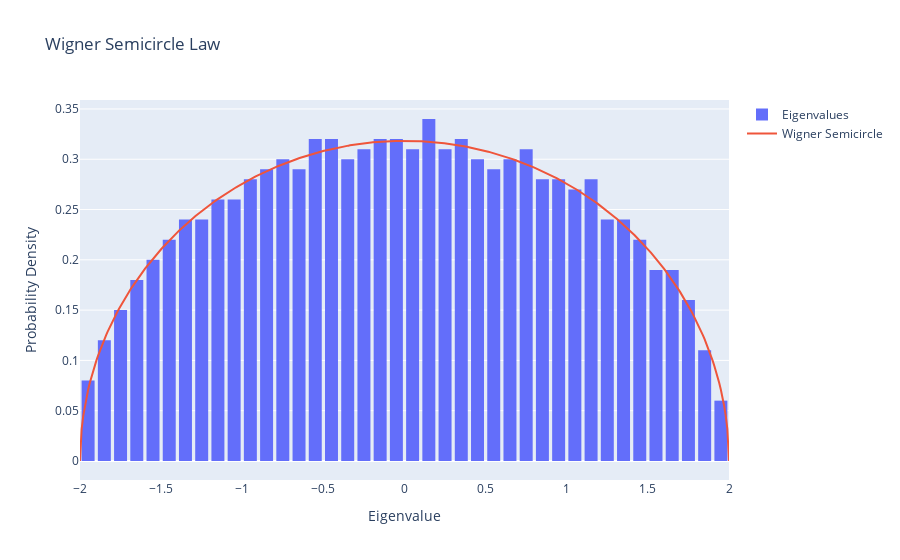

Notebook code for this chart:
### Markdown cell above
# Wigner Semicircle

### Code cell
import numpy as np
import plotly.graph_objs as go
import plotly.io as pio

# Ensure reproducibility
np.random.seed(0)

# Helper function to save plots as PNG
def save_plot_as_png(fig, filename):
    pio.write_image(fig, filename)

# Wigner Semicircle Law
def plot_wigner_semicircle(N):
    A = np.random.randn(N, N)
    A = (A + A.T) / np.sqrt(2 * N)
    eigenvalues = np.linalg.eigvalsh(A)

    hist_data = go.Histogram(
        x=eigenvalues,
        histnorm='probability density',
        nbinsx=50,
        name='Eigenvalues'
    )

    x = np.linspace(-2, 2, 400)
    y = np.sqrt(4 - x**2) / (2 * np.pi)
    wigner_curve = go.Scatter(x=x, y=y, mode='lines', name='Wigner Semicircle')

    layout = go.Layout(
        title='Wigner Semicircle Law',
        xaxis=dict(title='Eigenvalue'),
        yaxis=dict(title='Probability Density'),
        bargap=0.2
    )

    fig = go.Figure(data=[hist_data, wigner_curve], layout=layout)
    save_plot_as_png(fig, 'wigner_semicircle.png')
    fig.show()
plot_wigner_semicircle(1000)

### Figure 1 — Plotly figure (JSON) as saved in the notebook; plotly's stock layout.template omitted (floating-point values rounded to 4 significant figures; data arrays with more than 128 entries replaced by an {"elided": "..."} marker saying what was removed)
{"data": [{"histnorm": "probability density", "name": "Eigenvalues", "nbinsx": 50, "type": "histogram", "x": {"elided": "1000 float values"}}, {"mode": "lines", "name": "Wigner Semicircle", "type": "scatter", "x": {"elided": "400 float values"}, "y": {"elided": "400 float values"}}], "layout": {"bargap": 0.2, "title": {"text": "Wigner Semicircle Law"}, "xaxis": {"title": {"text": "Eigenvalue"}}, "yaxis": {"title": {"text": "Probability Density"}}}}
